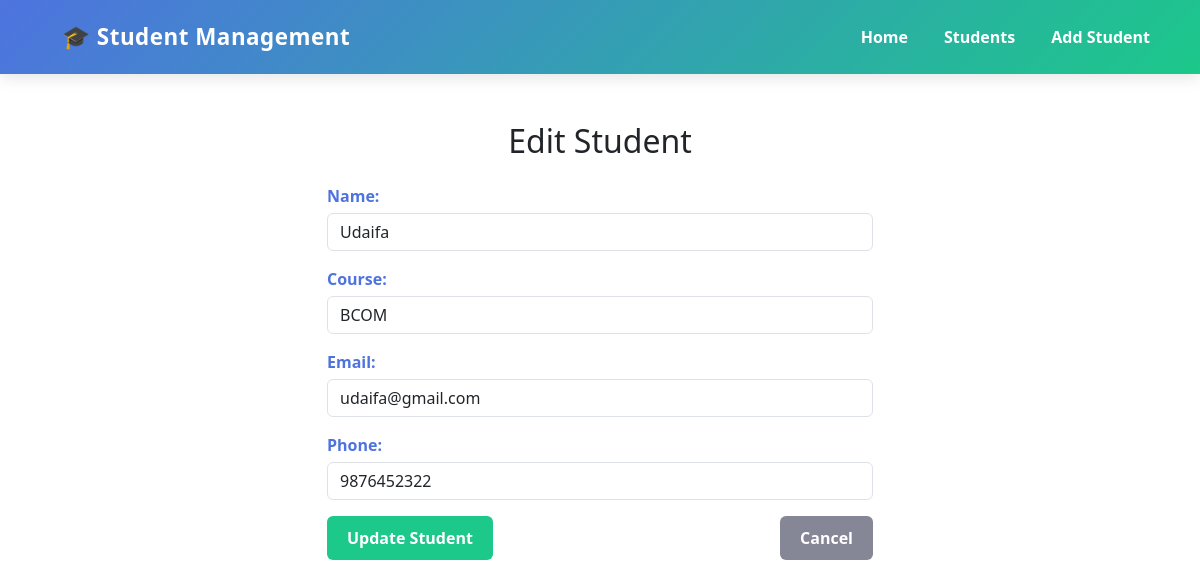
Page /edit/1/ on the committed database.
### students/models.py (models this page shows, shortened)
class Student(models.Model):
    name = models.CharField(max_length=100)
    course = models.CharField(max_length=100)
    email = models.EmailField()
    phone = models.CharField(max_length=15)
    created_at = models.DateTimeField(auto_now_add=True)  # optional

### students/views.py (the view)
# urls.py: path('edit/<int:pk>/', views.student_update, name='student_edit'),  # ✅ This is important
def student_update(request, pk):
    student = get_object_or_404(Student, pk=pk)
    if request.method == 'POST':
        form = StudentForm(request.POST, instance=student)
        if form.is_valid():
            form.save()
            return redirect('student_list')
    else:
        form = StudentForm(instance=student)  # Pre-fill form with student data
    return render(request, 'students/student_form.html', {'form': form})

### students/forms.py
class StudentForm(forms.ModelForm):
    class Meta:
        model = Student
        fields = ['name', 'course', 'email', 'phone']
        widgets = {
            'name': forms.TextInput(attrs={'class': 'form-control', 'placeholder': 'Enter student name'}),
            'course': forms.TextInput(attrs={'class': 'form-control', 'placeholder': 'Enter Course'}),
            'email': forms.EmailInput(attrs={'class': 'form-control', 'placeholder': 'Enter email'}),
            'phone': forms.NumberInput(attrs={'class': 'form-control', 'placeholder': 'Enter phone number'}),
        }

### students/templates/students/student_form.html (shortened to what this page needs)
{% extends 'students/base.html' %}
{% block content %}
<div class="container mt-5">
    <h2 class="mb-4 text-center">
        {% if form.instance.pk %}
            Edit Student
        {% else %}
            Add Student
        {% endif %}
    </h2>
    <div class="row justify-content-center">
        <div class="col-md-6">
            <form method="POST">
                {{ form.as_p }}
                <div class="d-flex justify-content-between mt-3">
                    <button type="submit" class="btn btn-success">
                        {% if form.instance.pk %}
                            Update Student
                        {% else %}
                            Add Student
                        {% endif %}
                    </button>
                    <a href="{% url 'student_list' %}" class="btn btn-secondary">Cancel</a>
                </div>
            </form>
        </div>
    </div>
</div>
{% endblock %}

### students/templates/students/student_form.html (style rules this page uses)
form { width: 100%; }
form input, form select, form textarea { width: 100%; padding: 10px 12px; border: 1px solid #d1d3e2; border-radius: 8px; font-size: 14px; font-family: 'Segoe UI', Tahoma, Geneva, Verdana, sans-serif; transition: border-color 0.3s ease, box-shadow 0.3s ease; margin-bottom: 15px; }
form label { display: block; font-weight: 600; margin-bottom: 5px; color: #4e73df; }
form button, form .btn { font-weight: 600; border-radius: 6px; padding: 10px 20px; transition: background-color 0.3s ease; }
form .btn-success { background-color: #1cc88a; color: #fff; border: none; }
form .btn-secondary { background-color: #858796; color: #fff; border: none; }

### rows in the picture
Student: name "Udaifa", course "BCOM", email "udaifa@gmail.com", phone "9876452322"
